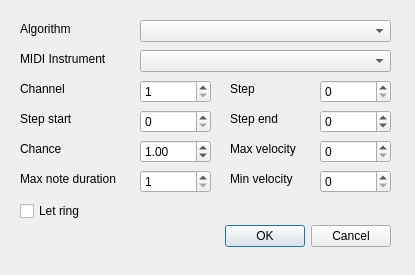
<ui version="4.0" >
 <class>instrumentDialog</class>
 <widget class="QDialog" name="instrumentDialog" >
  <property name="geometry" >
   <rect>
    <x>0</x>
    <y>0</y>
    <width>415</width>
    <height>275</height>
   </rect>
  </property>
  <property name="windowTitle" >
   <string>Edit Instrument</string>
  </property>
  <property name="modal" >
   <bool>true</bool>
  </property>
  <widget class="QDialogButtonBox" name="buttonBox" >
   <property name="geometry" >
    <rect>
     <x>50</x>
     <y>220</y>
     <width>341</width>
     <height>32</height>
    </rect>
   </property>
   <property name="orientation" >
    <enum>Qt::Horizontal</enum>
   </property>
   <property name="standardButtons" >
    <set>QDialogButtonBox::Cancel|QDialogButtonBox::Ok</set>
   </property>
  </widget>
  <widget class="QSpinBox" name="step" >
   <property name="geometry" >
    <rect>
     <x>320</x>
     <y>80</y>
     <width>71</width>
     <height>23</height>
    </rect>
   </property>
   <property name="maximum" >
    <number>10000</number>
   </property>
  </widget>
  <widget class="QSpinBox" name="stepstart" >
   <property name="geometry" >
    <rect>
     <x>140</x>
     <y>110</y>
     <width>71</width>
     <height>23</height>
    </rect>
   </property>
   <property name="maximum" >
    <number>10000</number>
   </property>
  </widget>
  <widget class="QSpinBox" name="stepend" >
   <property name="geometry" >
    <rect>
     <x>320</x>
     <y>110</y>
     <width>71</width>
     <height>23</height>
    </rect>
   </property>
   <property name="minimum" >
    <number>-1</number>
   </property>
   <property name="maximum" >
    <number>10000</number>
   </property>
  </widget>
  <widget class="QLabel" name="label" >
   <property name="geometry" >
    <rect>
     <x>20</x>
     <y>110</y>
     <width>71</width>
     <height>17</height>
    </rect>
   </property>
   <property name="text" >
    <string>Step start</string>
   </property>
  </widget>
  <widget class="QLabel" name="label_2" >
   <property name="geometry" >
    <rect>
     <x>230</x>
     <y>110</y>
     <width>71</width>
     <height>17</height>
    </rect>
   </property>
   <property name="text" >
    <string>Step end</string>
   </property>
  </widget>
  <widget class="QLabel" name="label_3" >
   <property name="geometry" >
    <rect>
     <x>230</x>
     <y>80</y>
     <width>56</width>
     <height>17</height>
    </rect>
   </property>
   <property name="text" >
    <string>Step</string>
   </property>
  </widget>
  <widget class="QComboBox" name="midi" >
   <property name="geometry" >
    <rect>
     <x>140</x>
     <y>50</y>
     <width>251</width>
     <height>22</height>
    </rect>
   </property>
  </widget>
  <widget class="QLabel" name="label_4" >
   <property name="geometry" >
    <rect>
     <x>20</x>
     <y>50</y>
     <width>111</width>
     <height>17</height>
    </rect>
   </property>
   <property name="text" >
    <string>MIDI Instrument</string>
   </property>
  </widget>
  <widget class="QDoubleSpinBox" name="chance" >
   <property name="geometry" >
    <rect>
     <x>140</x>
     <y>140</y>
     <width>71</width>
     <height>23</height>
    </rect>
   </property>
   <property name="singleStep" >
    <double>0.025000000000000</double>
   </property>
   <property name="value" >
    <double>1.000000000000000</double>
   </property>
  </widget>
  <widget class="QLabel" name="label_5" >
   <property name="geometry" >
    <rect>
     <x>20</x>
     <y>140</y>
     <width>56</width>
     <height>17</height>
    </rect>
   </property>
   <property name="text" >
    <string>Chance</string>
   </property>
  </widget>
  <widget class="QLabel" name="label_6" >
   <property name="geometry" >
    <rect>
     <x>20</x>
     <y>80</y>
     <width>56</width>
     <height>17</height>
    </rect>
   </property>
   <property name="text" >
    <string>Channel</string>
   </property>
  </widget>
  <widget class="QLabel" name="label_7" >
   <property name="geometry" >
    <rect>
     <x>20</x>
     <y>170</y>
     <width>111</width>
     <height>17</height>
    </rect>
   </property>
   <property name="text" >
    <string>Max note duration</string>
   </property>
  </widget>
  <widget class="QSpinBox" name="noteduration" >
   <property name="geometry" >
    <rect>
     <x>140</x>
     <y>170</y>
     <width>71</width>
     <height>23</height>
    </rect>
   </property>
   <property name="minimum" >
    <number>1</number>
   </property>
  </widget>
  <widget class="QCheckBox" name="letring" >
   <property name="geometry" >
    <rect>
     <x>20</x>
     <y>200</y>
     <width>83</width>
     <height>22</height>
    </rect>
   </property>
   <property name="text" >
    <string>Let ring</string>
   </property>
  </widget>
  <widget class="QLabel" name="label_8" >
   <property name="geometry" >
    <rect>
     <x>230</x>
     <y>140</y>
     <width>81</width>
     <height>17</height>
    </rect>
   </property>
   <property name="text" >
    <string>Max velocity</string>
   </property>
  </widget>
  <widget class="QLabel" name="label_9" >
   <property name="geometry" >
    <rect>
     <x>230</x>
     <y>170</y>
     <width>81</width>
     <height>17</height>
    </rect>
   </property>
   <property name="text" >
    <string>Min velocity</string>
   </property>
  </widget>
  <widget class="QSpinBox" name="maxvelocity" >
   <property name="geometry" >
    <rect>
     <x>320</x>
     <y>140</y>
     <width>71</width>
     <height>23</height>
    </rect>
   </property>
   <property name="maximum" >
    <number>128</number>
   </property>
  </widget>
  <widget class="QSpinBox" name="minvelocity" >
   <property name="geometry" >
    <rect>
     <x>320</x>
     <y>170</y>
     <width>71</width>
     <height>23</height>
    </rect>
   </property>
   <property name="maximum" >
    <number>128</number>
   </property>
  </widget>
  <widget class="QLabel" name="label_10" >
   <property name="geometry" >
    <rect>
     <x>20</x>
     <y>20</y>
     <width>101</width>
     <height>17</height>
    </rect>
   </property>
   <property name="text" >
    <string>Algorithm</string>
   </property>
  </widget>
  <widget class="QComboBox" name="algorithm" >
   <property name="geometry" >
    <rect>
     <x>140</x>
     <y>20</y>
     <width>251</width>
     <height>22</height>
    </rect>
   </property>
  </widget>
  <widget class="QSpinBox" name="channel" >
   <property name="geometry" >
    <rect>
     <x>140</x>
     <y>80</y>
     <width>71</width>
     <height>23</height>
    </rect>
   </property>
   <property name="minimum" >
    <number>1</number>
   </property>
   <property name="maximum" >
    <number>16</number>
   </property>
  </widget>
 </widget>
 <tabstops>
  <tabstop>algorithm</tabstop>
  <tabstop>midi</tabstop>
  <tabstop>channel</tabstop>
  <tabstop>step</tabstop>
  <tabstop>stepstart</tabstop>
  <tabstop>stepend</tabstop>
  <tabstop>chance</tabstop>
  <tabstop>maxvelocity</tabstop>
  <tabstop>noteduration</tabstop>
  <tabstop>minvelocity</tabstop>
  <tabstop>letring</tabstop>
  <tabstop>buttonBox</tabstop>
 </tabstops>
 <resources/>
 <connections>
  <connection>
   <sender>buttonBox</sender>
   <signal>accepted()</signal>
   <receiver>instrumentDialog</receiver>
   <slot>accept()</slot>
   <hints>
    <hint type="sourcelabel" >
     <x>248</x>
     <y>254</y>
    </hint>
    <hint type="destinationlabel" >
     <x>157</x>
     <y>274</y>
    </hint>
   </hints>
  </connection>
  <connection>
   <sender>buttonBox</sender>
   <signal>rejected()</signal>
   <receiver>instrumentDialog</receiver>
   <slot>reject()</slot>
   <hints>
    <hint type="sourcelabel" >
     <x>316</x>
     <y>260</y>
    </hint>
    <hint type="destinationlabel" >
     <x>286</x>
     <y>274</y>
    </hint>
   </hints>
  </connection>
 </connections>
</ui>
